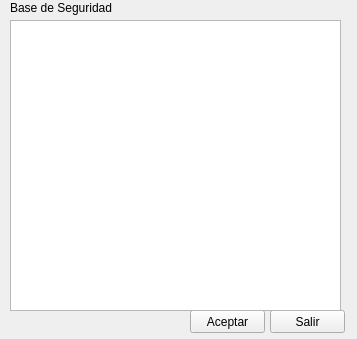
<?xml version="1.0" encoding="UTF-8"?>
<ui version="4.0">
 <class>Form</class>
 <widget class="QWidget" name="Form">
  <property name="windowModality">
   <enum>Qt::ApplicationModal</enum>
  </property>
  <property name="geometry">
   <rect>
    <x>0</x>
    <y>0</y>
    <width>357</width>
    <height>339</height>
   </rect>
  </property>
  <property name="windowTitle">
   <string>Configuración</string>
  </property>
  <property name="inputMethodHints">
   <set>Qt::ImhNone</set>
  </property>
  <widget class="QPushButton" name="cmdAceptar">
   <property name="geometry">
    <rect>
     <x>190</x>
     <y>310</y>
     <width>75</width>
     <height>23</height>
    </rect>
   </property>
   <property name="text">
    <string>Aceptar</string>
   </property>
   <property name="shortcut">
    <string>Return</string>
   </property>
  </widget>
  <widget class="QPushButton" name="cmdSalir">
   <property name="geometry">
    <rect>
     <x>270</x>
     <y>310</y>
     <width>75</width>
     <height>23</height>
    </rect>
   </property>
   <property name="text">
    <string>Salir</string>
   </property>
   <property name="shortcut">
    <string>Esc</string>
   </property>
  </widget>
  <widget class="QLabel" name="label_11">
   <property name="geometry">
    <rect>
     <x>10</x>
     <y>0</y>
     <width>111</width>
     <height>16</height>
    </rect>
   </property>
   <property name="text">
    <string>Base de Seguridad</string>
   </property>
  </widget>
  <widget class="QTreeView" name="treeView">
   <property name="geometry">
    <rect>
     <x>10</x>
     <y>20</y>
     <width>331</width>
     <height>291</height>
    </rect>
   </property>
  </widget>
 </widget>
 <resources/>
 <connections/>
</ui>
